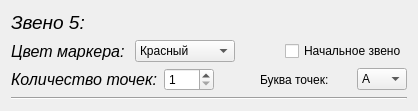
                 <widget class="QWidget" name="linkForm_5" native="true">
                  <layout class="QVBoxLayout" name="verticalLayout_18">
                   <item>
                    <widget class="QLabel" name="label_59">
                     <property name="font">
                      <font>
                       <pointsize>14</pointsize>
                       <italic>true</italic>
                      </font>
                     </property>
                     <property name="text">
                      <string>Звено 5:</string>
                     </property>
                    </widget>
                   </item>
                   <item>
                    <layout class="QHBoxLayout" name="horizontalLayout_34">
                     <property name="spacing">
                      <number>10</number>
                     </property>
                     <item>
                      <widget class="QLabel" name="label_60">
                       <property name="font">
                        <font>
                         <pointsize>12</pointsize>
                         <italic>true</italic>
                        </font>
                       </property>
                       <property name="text">
                        <string>Цвет маркера:</string>
                       </property>
                      </widget>
                     </item>
                     <item>
                      <widget class="QComboBox" name="link_5_color">
                       <property name="minimumSize">
                        <size>
                         <width>100</width>
                         <height>0</height>
                        </size>
                       </property>
                       <item>
                        <property name="text">
                         <string>Красный</string>
                        </property>
                       </item>
                       <item>
                        <property name="text">
                         <string>Желтый</string>
                        </property>
                       </item>
                       <item>
                        <property name="text">
                         <string>Синий</string>
                        </property>
                       </item>
                       <item>
                        <property name="text">
                         <string>Зелёный</string>
                        </property>
                       </item>
                      </widget>
                     </item>
                     <item>
                      <spacer name="horizontalSpacer_31">
                       <property name="orientation">
                        <enum>Qt::Horizontal</enum>
                       </property>
                       <property name="sizeHint" stdset="0">
                        <size>
                         <width>40</width>
                         <height>20</height>
                        </size>
                       </property>
                      </spacer>
                     </item>
                     <item>
                      <widget class="QCheckBox" name="link_5_initial">
                       <property name="text">
                        <string>Начальное звено</string>
                       </property>
                      </widget>
                     </item>
                    </layout>
                   </item>
                   <item>
                    <layout class="QHBoxLayout" name="horizontalLayout_35">
                     <item>
                      <widget class="QLabel" name="label_61">
                       <property name="font">
                        <font>
                         <pointsize>12</pointsize>
                         <italic>true</italic>
                        </font>
                       </property>
                       <property name="text">
                        <string>Количество точек:</string>
                       </property>
                      </widget>
                     </item>
                     <item>
                      <widget class="QSpinBox" name="link_5_points">
                       <property name="maximumSize">
                        <size>
                         <width>50</width>
                         <height>16777215</height>
                        </size>
                       </property>
                       <property name="minimum">
                        <number>1</number>
                       </property>
                       <property name="maximum">
                        <number>3</number>
                       </property>
                      </widget>
                     </item>
                     <item>
                      <spacer name="horizontalSpacer_32">
                       <property name="orientation">
                        <enum>Qt::Horizontal</enum>
                       </property>
                       <property name="sizeType">
                        <enum>QSizePolicy::Minimum</enum>
                       </property>
                       <property name="sizeHint" stdset="0">
                        <size>
                         <width>40</width>
                         <height>20</height>
                        </size>
                       </property>
                      </spacer>
                     </item>
                     <item>
                      <widget class="QLabel" name="label_62">
                       <property name="text">
                        <string>Буква точек:</string>
                       </property>
                      </widget>
                     </item>
                     <item>
                      <widget class="QComboBox" name="link_5_letter">
                       <property name="maximumSize">
                        <size>
                         <width>50</width>
                         <height>16777215</height>
                        </size>
                       </property>
                       <item>
                        <property name="text">
                         <string>A</string>
                        </property>
                       </item>
                       <item>
                        <property name="text">
                         <string>B</string>
                        </property>
                       </item>
                       <item>
                        <property name="text">
                         <string>C</string>
                        </property>
                       </item>
                       <item>
                        <property name="text">
                         <string>D</string>
                        </property>
                       </item>
                       <item>
                        <property name="text">
                         <string>E</string>
                        </property>
                       </item>
                       <item>
                        <property name="text">
                         <string>F</string>
                        </property>
                       </item>
                       <item>
                        <property name="text">
                         <string>G</string>
                        </property>
                       </item>
                      </widget>
                     </item>
                    </layout>
                   </item>
                   <item>
                    <widget class="Line" name="line_5">
                     <property name="orientation">
                      <enum>Qt::Horizontal</enum>
                     </property>
                    </widget>
                   </item>
                  </layout>
                 </widget>
